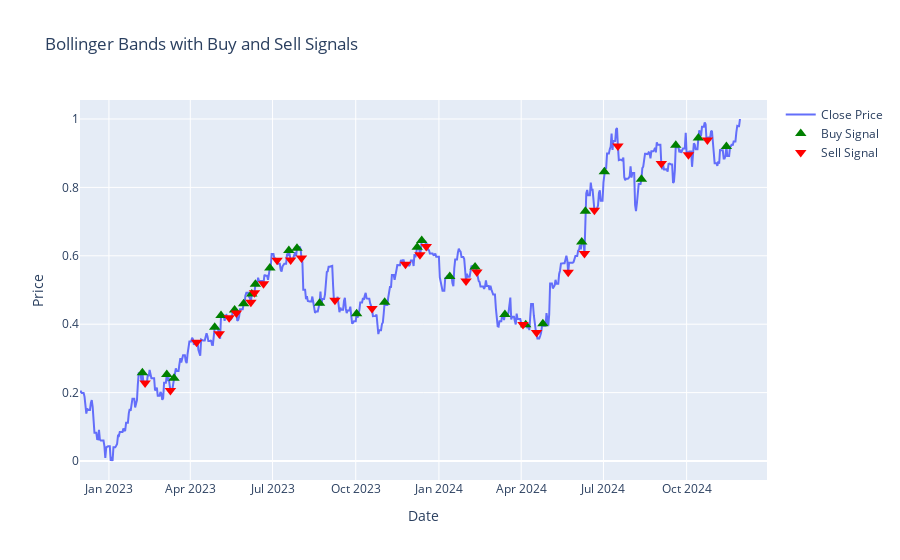

Source (notebook cell):
### Code cell
apple_df = GetClosePriceForAsset('AAPL', df)
macd_apple_df = macd_signal(apple_df)
# macd_apple_df
PlotSignal(macd_apple_df, None)
macd_apple_df['Open'], macd_apple_df['High'], macd_apple_df['Low'] = macd_apple_df['Close'],macd_apple_df['Close'],macd_apple_df['Close']
# amazon_signal_df['Signal'] = amazon_signal_df['Signal'] * -1
bt = Backtest(macd_apple_df, SimpleFollowSignalsStrategy, cash=1, commission=.002, exclusive_orders=True)
# Запускаем бэктест
stats = bt.run()

# Выводим статистику
print(stats['Return [%]'])

# выводим график
bt.plot(
    plot_equity=True,
    plot_drawdown=True,
    relative_equity=False,
)

### Figure 1 — Plotly figure (JSON) as saved in the notebook; plotly's stock layout.template omitted (floating-point values rounded to 4 significant figures; data arrays with more than 128 entries replaced by an {"elided": "..."} marker saying what was removed)
{"data": [{"name": "Close Price", "type": "scatter", "x": {"elided": "731 str values"}, "y": {"elided": "731 float values"}}, {"marker": {"color": "green", "size": 10, "symbol": "triangle-up"}, "mode": "markers", "name": "Buy Signal", "type": "scatter", "x": ["2023-02-07T00:00:00", "2023-03-06T00:00:00", "2023-03-14T00:00:00", "2023-04-28T00:00:00", "2023-05-05T00:00:00", "2023-05-20T00:00:00", "2023-05-30T00:00:00", "2023-06-08T00:00:00", "2023-06-12T00:00:00", "2023-06-28T00:00:00", "2023-07-19T00:00:00", "2023-07-28T00:00:00", "2023-08-22T00:00:00", "2023-10-02T00:00:00", "2023-11-02T00:00:00", "2023-12-08T00:00:00", "2023-12-13T00:00:00", "2024-01-13T00:00:00", "2024-02-10T00:00:00", "2024-03-14T00:00:00", "2024-04-06T00:00:00", "2024-04-25T00:00:00", "2024-06-07T00:00:00", "2024-06-11T00:00:00", "2024-07-02T00:00:00", "2024-08-12T00:00:00", "2024-09-19T00:00:00", "2024-10-14T00:00:00", "2024-11-14T00:00:00"], "y": [0.2581, 0.253, 0.2422, 0.3913, 0.4252, 0.4412, 0.4599, 0.4884, 0.5166, 0.5643, 0.6154, 0.6217, 0.4614, 0.4309, 0.4643, 0.6253, 0.645, 0.5395, 0.5673, 0.4283, 0.3983, 0.401, 0.6401, 0.7302, 0.8455, 0.8236, 0.9233, 0.9447, 0.9198]}, {"marker": {"color": "red", "size": 10, "symbol": "triangle-down"}, "mode": "markers", "name": "Sell Signal", "type": "scatter", "x": ["2023-02-10T00:00:00", "2023-03-10T00:00:00", "2023-04-08T00:00:00", "2023-05-03T00:00:00", "2023-05-14T00:00:00", "2023-05-22T00:00:00", "2023-06-07T00:00:00", "2023-06-11T00:00:00", "2023-06-21T00:00:00", "2023-07-06T00:00:00", "2023-07-21T00:00:00", "2023-08-02T00:00:00", "2023-09-08T00:00:00", "2023-10-19T00:00:00", "2023-11-25T00:00:00", "2023-12-11T00:00:00", "2023-12-18T00:00:00", "2024-01-31T00:00:00", "2024-02-12T00:00:00", "2024-04-03T00:00:00", "2024-04-18T00:00:00", "2024-05-23T00:00:00", "2024-06-10T00:00:00", "2024-06-21T00:00:00", "2024-07-17T00:00:00", "2024-09-03T00:00:00", "2024-10-03T00:00:00", "2024-10-24T00:00:00"], "y": [0.2284, 0.2065, 0.3475, 0.3718, 0.4186, 0.4328, 0.4644, 0.4918, 0.5181, 0.5866, 0.5878, 0.5934, 0.4697, 0.4459, 0.575, 0.6031, 0.6268, 0.5262, 0.5524, 0.3989, 0.376, 0.5522, 0.607, 0.7332, 0.9211, 0.8697, 0.8952, 0.9383]}], "layout": {"title": {"text": "Bollinger Bands with Buy and Sell Signals"}, "xaxis": {"rangeslider": {"visible": false}, "title": {"text": "Date"}}, "yaxis": {"title": {"text": "Price"}}}}
